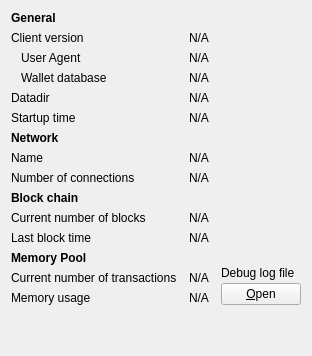
     <widget class="QWidget" name="tab_info">
      <attribute name="title">
       <string>&amp;Information</string>
      </attribute>
      <layout class="QGridLayout" name="gridLayout" columnstretch="0,1,0">
       <property name="horizontalSpacing">
        <number>12</number>
       </property>
       <item row="0" column="0">
        <widget class="QLabel" name="label_9">
         <property name="font">
          <font>
           <weight>75</weight>
           <bold>true</bold>
          </font>
         </property>
         <property name="text">
          <string>General</string>
         </property>
        </widget>
       </item>
       <item row="1" column="0">
        <widget class="QLabel" name="label_6">
         <property name="text">
          <string>Client version</string>
         </property>
        </widget>
       </item>
       <item row="1" column="1" colspan="2">
        <widget class="QLabel" name="clientVersion">
         <property name="cursor">
          <cursorShape>IBeamCursor</cursorShape>
         </property>
         <property name="text">
          <string>N/A</string>
         </property>
         <property name="textFormat">
          <enum>Qt::PlainText</enum>
         </property>
         <property name="textInteractionFlags">
          <set>Qt::LinksAccessibleByMouse|Qt::TextSelectableByKeyboard|Qt::TextSelectableByMouse</set>
         </property>
        </widget>
       </item>
       <item row="2" column="0">
        <widget class="QLabel" name="labelClientUserAgent">
         <property name="text">
          <string>User Agent</string>
         </property>
         <property name="indent">
          <number>10</number>
         </property>
        </widget>
       </item>
       <item row="2" column="1" colspan="2">
        <widget class="QLabel" name="clientUserAgent">
         <property name="cursor">
          <cursorShape>IBeamCursor</cursorShape>
         </property>
         <property name="text">
          <string>N/A</string>
         </property>
         <property name="textFormat">
          <enum>Qt::PlainText</enum>
         </property>
         <property name="textInteractionFlags">
          <set>Qt::LinksAccessibleByMouse|Qt::TextSelectableByKeyboard|Qt::TextSelectableByMouse</set>
         </property>
        </widget>
       </item>
       <item row="3" column="0">
        <widget class="QLabel" name="label_berkeleyDBVersion">
         <property name="text">
          <string>Wallet database</string>
         </property>
         <property name="indent">
          <number>10</number>
         </property>
        </widget>
       </item>
       <item row="3" column="1" colspan="2">
        <widget class="QLabel" name="berkeleyDBVersion">
         <property name="cursor">
          <cursorShape>IBeamCursor</cursorShape>
         </property>
         <property name="text">
          <string>N/A</string>
         </property>
         <property name="textFormat">
          <enum>Qt::PlainText</enum>
         </property>
         <property name="textInteractionFlags">
          <set>Qt::LinksAccessibleByMouse|Qt::TextSelectableByKeyboard|Qt::TextSelectableByMouse</set>
         </property>
        </widget>
       </item>
       <item row="4" column="0">
        <widget class="QLabel" name="label_12">
         <property name="text">
          <string>Datadir</string>
         </property>
        </widget>
       </item>
       <item row="4" column="1" colspan="2">
        <widget class="QLabel" name="dataDir">
         <property name="cursor">
          <cursorShape>IBeamCursor</cursorShape>
         </property>
         <property name="text">
          <string>N/A</string>
         </property>
         <property name="textFormat">
          <enum>Qt::PlainText</enum>
         </property>
         <property name="wordWrap">
          <bool>true</bool>
         </property>
         <property name="textInteractionFlags">
          <set>Qt::LinksAccessibleByMouse|Qt::TextSelectableByKeyboard|Qt::TextSelectableByMouse</set>
         </property>
        </widget>
       </item>
       <item row="5" column="0">
        <widget class="QLabel" name="label_13">
         <property name="text">
          <string>Startup time</string>
         </property>
        </widget>
       </item>
       <item row="5" column="1" colspan="2">
        <widget class="QLabel" name="startupTime">
         <property name="cursor">
          <cursorShape>IBeamCursor</cursorShape>
         </property>
         <property name="text">
          <string>N/A</string>
         </property>
         <property name="textFormat">
          <enum>Qt::PlainText</enum>
         </property>
         <property name="textInteractionFlags">
          <set>Qt::LinksAccessibleByMouse|Qt::TextSelectableByKeyboard|Qt::TextSelectableByMouse</set>
         </property>
        </widget>
       </item>
       <item row="6" column="0">
           <widget class="QLabel" name="labelNetwork">
               <property name="font">
                   <font>
                       <weight>75</weight>
                       <bold>true</bold>
                   </font>
               </property>
               <property name="text">
                   <string>Network</string>
               </property>
           </widget>
       </item>
       <item row="7" column="0">
        <widget class="QLabel" name="label_8">
         <property name="text">
          <string>Name</string>
         </property>
        </widget>
       </item>
       <item row="7" column="1" colspan="2">
        <widget class="QLabel" name="networkName">
         <property name="cursor">
          <cursorShape>IBeamCursor</cursorShape>
         </property>
         <property name="text">
          <string>N/A</string>
         </property>
         <property name="textFormat">
          <enum>Qt::PlainText</enum>
         </property>
         <property name="textInteractionFlags">
          <set>Qt::LinksAccessibleByMouse|Qt::TextSelectableByKeyboard|Qt::TextSelectableByMouse</set>
         </property>
        </widget>
       </item>
       <item row="8" column="0">
        <widget class="QLabel" name="label_7">
         <property name="text">
          <string>Number of connections</string>
         </property>
        </widget>
       </item>
       <item row="8" column="1" colspan="2">
        <widget class="QLabel" name="numberOfConnections">
         <property name="cursor">
          <cursorShape>IBeamCursor</cursorShape>
         </property>
         <property name="text">
          <string>N/A</string>
         </property>
         <property name="textFormat">
          <enum>Qt::PlainText</enum>
         </property>
         <property name="textInteractionFlags">
          <set>Qt::LinksAccessibleByMouse|Qt::TextSelectableByKeyboard|Qt::TextSelectableByMouse</set>
         </property>
        </widget>
       </item>
       <item row="9" column="0">
        <widget class="QLabel" name="label_10">
         <property name="font">
          <font>
           <weight>75</weight>
           <bold>true</bold>
          </font>
         </property>
         <property name="text">
          <string>Block chain</string>
         </property>
        </widget>
       </item>
       <item row="10" column="0">
        <widget class="QLabel" name="label_3">
         <property name="text">
          <string>Current number of blocks</string>
         </property>
        </widget>
       </item>
       <item row="10" column="1" colspan="2">
        <widget class="QLabel" name="numberOfBlocks">
         <property name="cursor">
          <cursorShape>IBeamCursor</cursorShape>
         </property>
         <property name="text">
          <string>N/A</string>
         </property>
         <property name="textFormat">
          <enum>Qt::PlainText</enum>
         </property>
         <property name="textInteractionFlags">
          <set>Qt::LinksAccessibleByMouse|Qt::TextSelectableByKeyboard|Qt::TextSelectableByMouse</set>
         </property>
        </widget>
       </item>
       <item row="11" column="0">
        <widget class="QLabel" name="labelLastBlockTime">
         <property name="text">
          <string>Last block time</string>
         </property>
        </widget>
       </item>
       <item row="11" column="1" colspan="2">
        <widget class="QLabel" name="lastBlockTime">
         <property name="cursor">
          <cursorShape>IBeamCursor</cursorShape>
         </property>
         <property name="text">
          <string>N/A</string>
         </property>
         <property name="textFormat">
          <enum>Qt::PlainText</enum>
         </property>
         <property name="textInteractionFlags">
          <set>Qt::LinksAccessibleByMouse|Qt::TextSelectableByKeyboard|Qt::TextSelectableByMouse</set>
         </property>
        </widget>
       </item>
       <item row="12" column="0">
        <widget class="QLabel" name="labelMempoolTitle">
         <property name="font">
          <font>
           <weight>75</weight>
           <bold>true</bold>
          </font>
         </property>
         <property name="text">
          <string>Memory Pool</string>
         </property>
        </widget>
       </item>
       <item row="13" column="0">
        <widget class="QLabel" name="labelNumberOfTransactions">
         <property name="text">
          <string>Current number of transactions</string>
         </property>
        </widget>
       </item>
       <item row="13" column="1">
        <widget class="QLabel" name="mempoolNumberTxs">
         <property name="cursor">
          <cursorShape>IBeamCursor</cursorShape>
         </property>
         <property name="text">
          <string>N/A</string>
         </property>
         <property name="textFormat">
          <enum>Qt::PlainText</enum>
         </property>
         <property name="textInteractionFlags">
          <set>Qt::LinksAccessibleByMouse|Qt::TextSelectableByKeyboard|Qt::TextSelectableByMouse</set>
         </property>
        </widget>
       </item>
       <item row="14" column="0">
        <widget class="QLabel" name="labelMemoryUsage">
         <property name="text">
          <string>Memory usage</string>
         </property>
        </widget>
       </item>
       <item row="14" column="1">
        <widget class="QLabel" name="mempoolSize">
         <property name="cursor">
          <cursorShape>IBeamCursor</cursorShape>
         </property>
         <property name="text">
          <string>N/A</string>
         </property>
         <property name="textFormat">
          <enum>Qt::PlainText</enum>
         </property>
         <property name="textInteractionFlags">
          <set>Qt::LinksAccessibleByMouse|Qt::TextSelectableByKeyboard|Qt::TextSelectableByMouse</set>
         </property>
        </widget>
       </item>
       <item row="12" column="2" rowspan="3">
        <layout class="QVBoxLayout" name="verticalLayoutDebugButton">
         <property name="spacing">
          <number>3</number>
         </property>
         <item>
          <spacer name="verticalSpacer_2">
           <property name="orientation">
            <enum>Qt::Vertical</enum>
           </property>
           <property name="sizeHint" stdset="0">
            <size>
             <width>10</width>
             <height>5</height>
            </size>
           </property>
          </spacer>
         </item>
         <item>
          <widget class="QLabel" name="labelDebugLogfile">
           <property name="text">
            <string>Debug log file</string>
           </property>
          </widget>
         </item>
         <item>
          <widget class="QPushButton" name="openDebugLogfileButton">
           <property name="toolTip">
            <string>Open the %1 debug log file from the current data directory. This can take a few seconds for large log files.</string>
           </property>
           <property name="text">
            <string>&amp;Open</string>
           </property>
           <property name="autoDefault">
            <bool>false</bool>
           </property>
          </widget>
         </item>
        </layout>
       </item>
       <item row="15" column="0">
        <spacer name="verticalSpacer">
         <property name="orientation">
          <enum>Qt::Vertical</enum>
         </property>
         <property name="sizeHint" stdset="0">
          <size>
           <width>20</width>
           <height>40</height>
          </size>
         </property>
        </spacer>
       </item>
      </layout>
     </widget>
